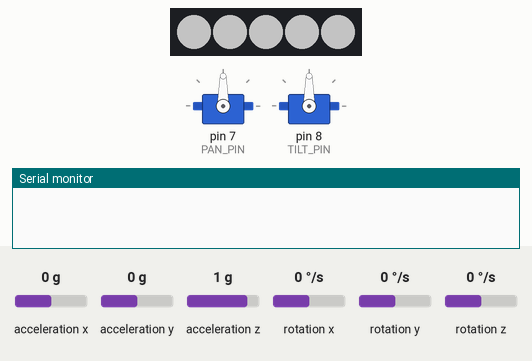
This sketch was run on a simulated Arduino Uno, built with avr-gcc and run on an emulated ATmega328P. Shown: 5 RGB LEDs in strip order, left to right, 2 × servo, the last lines printed to the serial monitor. Wiring (inferred from the names in the program): MPU-9250 motion sensor at I2C address 0x68. Inputs (shaded band) come from the test bench; at power-on: acceleration x 0 g, acceleration y 0 g, acceleration z 1 g, rotation x 0 °/s, rotation y 0 °/s, rotation z 0 °/s. Dim RGB values are drawn brighter than linear.

Above: at 0.1 s.
At 3.3 s:
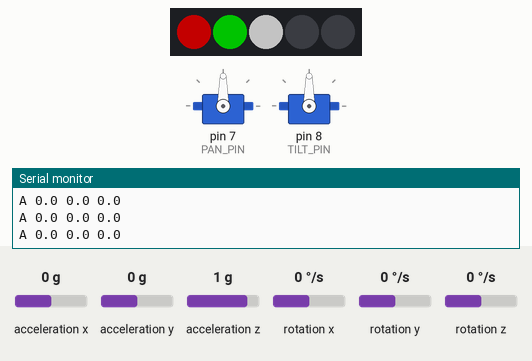
Timing chart, 0 to 40.0 s (numbered marks = the images above):
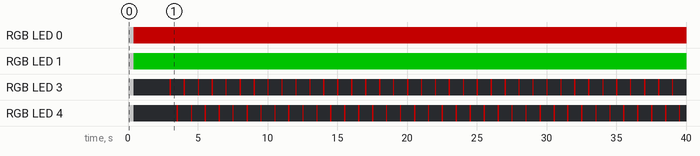

The sketch:

plane_lights_imu.ino
```cpp
// Model plane: MPU-6500 attitude + intent lights + auto-avoid servos. Arduino Uno R3.
//
// What it does
//   1. Reads the MPU-6500 (accelerometer + gyroscope) and sends roll, pitch and yaw to the laptop.
//   2. Drives the wingtip, tail and beacon lights. Normally they are standard position lights
//      (red left, green right, white tail). When an escape is active, they show other pilots where
//      THIS plane is about to go.
//   3. If the pilot does not act in time, the laptop engages AUTO-AVOID and two servos visibly steer
//      the model (pan = turn, tilt = climb or descend), the way an autopilot would fly the escape.
//
// Serial, 115200 baud
//   sends     A <roll> <pitch> <yaw>            degrees, 50 times a second
//   receives  N                                 normal position lights, servos centered
//             E <turn> <vert> <hz> <auto>       escape intent. turn = L, R or S (straight)
//                                               vert = C (climb), D (descend) or H (hold altitude)
//                                               hz = flashes per second, 1 to 8 (faster = more urgent)
//                                               auto = 1 when auto-avoid is flying, else 0
//             S B   or   S C                    light style: B = blinker (default), C = color change
//             Z                                 zero roll and pitch (hold the plane level and still)
//   No command for 3 seconds: back to normal lights and centered servos (fail safe).
//
// Light styles
//   B (blinker, recommended): red and green stay red and green (pilots use them to tell which way a
//     plane is facing). The wingtip on the side we will turn toward also flashes AMBER, like a car's
//     turn signal. The top light flashes white for a climb, the belly light for a descent.
//   C (color change): the wingtip on the turn side changes color and flashes (red -> orange on the
//     left, green -> blue on the right). Top and belly lights as above.
//
// Wiring
//   MPU-6500: VCC -> 5V (or 3.3V if your board has no regulator), GND -> GND, SDA -> A4, SCL -> A5
//   NeoPixels (WS2812B), one chain on pin 6 in this order: 0 left wingtip, 1 right wingtip, 2 tail,
//     3 top beacon, 4 belly beacon. 5V and GND to the strip; a 330 ohm resistor in the data line helps.
//   Plain LEDs instead? Set USE_NEOPIXEL to 0: left red D9, right green D10, tail white D11,
//     top D5, belly D3, each through a 220 ohm resistor to GND. Plain LEDs flash but cannot change color.
//   Servos (SG90): pan signal D7, tilt signal D8. Power the servos from a separate 5V source
//     (4 x AA pack or a USB power bank) and connect its GND to the Arduino GND. Servos on the Uno's
//     5V pin can brown out the board.
//
// Library (only for NeoPixels): Arduino IDE > Tools > Manage Libraries > "Adafruit NeoPixel".

#define USE_NEOPIXEL 1
#define NUM_PIXELS 5          // 3 works too (no top/belly): then the tail shows climb (white) or descend (amber)
#define NEO_PIN 6
#define BRIGHTNESS 90         // 0 to 255. Keep it moderate when powered from USB.

#define USE_SERVOS 1
#define PAN_PIN 7
#define TILT_PIN 8
#define PAN_THROW 30          // degrees of pan for a turn
#define TILT_THROW 25         // degrees of tilt for a climb or descent
#define PAN_SIGN 1            // flip to -1 if the model turns the wrong way
#define TILT_SIGN 1           // flip to -1 if the nose goes down for a climb

// Flip a sign here if a reading goes the wrong way for how you mounted the sensor.
#define ROLL_SIGN 1
#define PITCH_SIGN 1
#define YAW_SIGN 1

#include <Wire.h>
#if USE_NEOPIXEL
#include <Adafruit_NeoPixel.h>
Adafruit_NeoPixel px(NUM_PIXELS, NEO_PIN, NEO_GRB + NEO_KHZ800);
#endif
#if USE_SERVOS
#include <Servo.h>
Servo panServo, tiltServo;
#endif

const uint8_t MPU_ADDR = 0x68;   // 0x69 if AD0 is tied high
const int PIN_LEFT = 9, PIN_RIGHT = 10, PIN_TAIL = 11, PIN_TOP = 5, PIN_BELLY = 3;

// attitude state
float roll = 0, pitch = 0, yaw = 0;
float rollZero = 0, pitchZero = 0;
float gxBias = 0, gyBias = 0, gzBias = 0;
unsigned long lastImuUs = 0, lastSendMs = 0, lastServoMs = 0;
bool imuOk = false;

// light and servo state
char mode = 'N';                 // N normal, E escape
char turnDir = 'S', vertDir = 'H';
int flashHz = 3;
bool autoAvoid = false;
char style = 'B';
unsigned long lastCmdMs = 0;
float panPos = 90, tiltPos = 90;
char line[32];
uint8_t lineLen = 0;

// ---------------------------------------------------------------- MPU-6500 (raw registers, no library)
void mpuWrite(uint8_t reg, uint8_t val) {
  Wire.beginTransmission(MPU_ADDR);
  Wire.write(reg);
  Wire.write(val);
  Wire.endTransmission();
}

bool mpuRead(uint8_t reg, uint8_t *buf, uint8_t n) {
  Wire.beginTransmission(MPU_ADDR);
  Wire.write(reg);
  if (Wire.endTransmission(false) != 0) return false;
  if (Wire.requestFrom((int)MPU_ADDR, (int)n) != n) return false;
  for (uint8_t i = 0; i < n; i++) buf[i] = Wire.read();
  return true;
}

bool readRaw(float &ax, float &ay, float &az, float &gx, float &gy, float &gz) {
  uint8_t b[14];
  if (!mpuRead(0x3B, b, 14)) return false;
  int16_t rax = (int16_t)((b[0] << 8) | b[1]), ray = (int16_t)((b[2] << 8) | b[3]), raz = (int16_t)((b[4] << 8) | b[5]);
  int16_t rgx = (int16_t)((b[8] << 8) | b[9]), rgy = (int16_t)((b[10] << 8) | b[11]), rgz = (int16_t)((b[12] << 8) | b[13]);
  ax = rax / 16384.0; ay = ray / 16384.0; az = raz / 16384.0;   // +-2 g
  gx = rgx / 65.5; gy = rgy / 65.5; gz = rgz / 65.5;             // +-500 deg/s
  return true;
}

void setupImu() {
  uint8_t who = 0;
  mpuWrite(0x6B, 0x80);            // reset
  delay(100);
  mpuWrite(0x6B, 0x01);            // wake up, best clock
  delay(50);
  mpuRead(0x75, &who, 1);
  imuOk = (who == 0x70 || who == 0x68 || who == 0x71 || who == 0x73 || who == 0x74);
  mpuWrite(0x1A, 0x03);            // gyro low-pass about 41 Hz
  mpuWrite(0x1B, 0x08);            // gyro +-500 deg/s
  mpuWrite(0x1C, 0x00);            // accel +-2 g
  if (who != 0x68) mpuWrite(0x1D, 0x03);   // accel low-pass (MPU-6500 family only)
  Serial.print("WHO_AM_I 0x");
  Serial.println(who, HEX);
  if (!imuOk) { Serial.println("IMU NOT FOUND: check SDA A4, SCL A5, power"); return; }

  // gyro bias: keep the plane still for 2 seconds after power-up
  Serial.println("CALIBRATING keep still");
  float sx = 0, sy = 0, sz = 0, ax, ay, az, gx, gy, gz;
  int n = 0;
  for (int i = 0; i < 400; i++) {
    if (readRaw(ax, ay, az, gx, gy, gz)) { sx += gx; sy += gy; sz += gz; n++; }
    delay(5);
  }
  if (n > 0) { gxBias = sx / n; gyBias = sy / n; gzBias = sz / n; }
  if (readRaw(ax, ay, az, gx, gy, gz)) {
    roll = atan2(ay, az) * 57.2958;
    pitch = atan2(-ax, sqrt(ay * ay + az * az)) * 57.2958;
  }
  Serial.println("CAL DONE");
  lastImuUs = micros();
}

void updateImu() {
  if (!imuOk) return;
  float ax, ay, az, gx, gy, gz;
  if (!readRaw(ax, ay, az, gx, gy, gz)) return;
  unsigned long now = micros();
  float dt = (now - lastImuUs) / 1e6;
  lastImuUs = now;
  if (dt <= 0 || dt > 0.1) return;
  gx -= gxBias; gy -= gyBias; gz -= gzBias;
  float rollAcc = atan2(ay, az) * 57.2958;
  float pitchAcc = atan2(-ax, sqrt(ay * ay + az * az)) * 57.2958;
  // complementary filter: gyro for fast motion, accelerometer to stop drift (roll and pitch only)
  roll = 0.98 * (roll + gx * dt) + 0.02 * rollAcc;
  pitch = 0.98 * (pitch + gy * dt) + 0.02 * pitchAcc;
  yaw += gz * dt;   // no magnetometer, so yaw slowly drifts; the overhead camera provides heading
  if (yaw > 180) yaw -= 360;
  if (yaw < -180) yaw += 360;
}

// ---------------------------------------------------------------- lights
uint32_t rgb(uint8_t r, uint8_t g, uint8_t b) {
#if USE_NEOPIXEL
  return px.Color(r, g, b);
#else
  return ((uint32_t)r << 16) | ((uint32_t)g << 8) | b;
#endif
}

const uint32_t OFF = 0;
#define RED rgb(255, 0, 0)
#define GREEN rgb(0, 255, 0)
#define WHITE rgb(255, 255, 255)
#define AMBER rgb(255, 110, 0)
#define ORANGE rgb(255, 70, 0)
#define BLUE rgb(0, 70, 255)

void showLights(uint32_t left, uint32_t right, uint32_t tail, uint32_t top, uint32_t belly) {
#if USE_NEOPIXEL
  px.setPixelColor(0, left);
  px.setPixelColor(1, right);
  px.setPixelColor(2, tail);
  if (NUM_PIXELS >= 5) { px.setPixelColor(3, top); px.setPixelColor(4, belly); }
  px.show();
#else
  // plain LEDs: on/off only (digitalWrite keeps pins 9 and 10 free of PWM, which the Servo library uses)
  digitalWrite(PIN_LEFT, left ? HIGH : LOW);
  digitalWrite(PIN_RIGHT, right ? HIGH : LOW);
  digitalWrite(PIN_TAIL, tail ? HIGH : LOW);
  digitalWrite(PIN_TOP, top ? HIGH : LOW);
  digitalWrite(PIN_BELLY, belly ? HIGH : LOW);
#endif
}

void updateLights() {
  unsigned long now = millis();
  if (mode == 'E' && now - lastCmdMs > 3000) { mode = 'N'; autoAvoid = false; }   // fail safe
  uint32_t left = RED, right = GREEN, tail = WHITE, top = OFF, belly = OFF;
  bool beacon = (now % 1000) < 90;                              // anti-collision beacon, one short flash a second
  if (mode == 'N') {
    top = beacon ? RED : OFF;
    belly = ((now + 500) % 1000) < 90 ? RED : OFF;
  } else {
    unsigned long period = 1000UL / (unsigned long)constrain(flashHz, 1, 8);
    bool on = (now % period) < period / 2;
    if (style == 'B') {
      if (turnDir == 'L') left = on ? AMBER : RED;
      if (turnDir == 'R') right = on ? AMBER : GREEN;
    } else {
      if (turnDir == 'L') left = on ? ORANGE : OFF;
      if (turnDir == 'R') right = on ? BLUE : OFF;
    }
    if (NUM_PIXELS >= 5) {
      if (vertDir == 'C') top = on ? WHITE : OFF;
      if (vertDir == 'D') belly = on ? WHITE : OFF;
    } else {
      if (vertDir == 'C') tail = on ? WHITE : OFF;
      if (vertDir == 'D') tail = on ? AMBER : OFF;
    }
#if !USE_NEOPIXEL
    if (turnDir == 'L') left = on ? RED : OFF;     // plain LEDs: the turn side simply flashes
    if (turnDir == 'R') right = on ? GREEN : OFF;
#endif
  }
  showLights(left, right, tail, top, belly);
}

// ---------------------------------------------------------------- auto-avoid servos
void updateServos() {
#if USE_SERVOS
  unsigned long now = millis();
  float dt = (now - lastServoMs) / 1000.0;
  lastServoMs = now;
  float panTarget = 90, tiltTarget = 90;
  if (mode == 'E' && autoAvoid) {
    if (turnDir == 'R') panTarget = 90 + PAN_SIGN * PAN_THROW;
    if (turnDir == 'L') panTarget = 90 - PAN_SIGN * PAN_THROW;
    if (vertDir == 'C') tiltTarget = 90 - TILT_SIGN * TILT_THROW;
    if (vertDir == 'D') tiltTarget = 90 + TILT_SIGN * TILT_THROW;
  }
  float step = 120.0 * dt;           // move at most 120 degrees per second, like a real autopilot servo
  panPos += constrain(panTarget - panPos, -step, step);
  tiltPos += constrain(tiltTarget - tiltPos, -step, step);
  panServo.write((int)panPos);
  tiltServo.write((int)tiltPos);
#endif
}

// ---------------------------------------------------------------- commands from the laptop
void handleLine(char *s) {
  if (s[0] == 'N') { mode = 'N'; autoAvoid = false; lastCmdMs = millis(); }
  else if (s[0] == 'E') {
    // format: E <turn> <vert> <hz> <auto>
    char t = 'S', v = 'H';
    int hz = 3, au = 0;
    char *p = s + 1;
    while (*p == ' ') p++;
    if (*p) t = *p++;
    while (*p == ' ') p++;
    if (*p) v = *p++;
    while (*p == ' ') p++;
    if (*p) { hz = atoi(p); while (*p && *p != ' ') p++; }
    while (*p == ' ') p++;
    if (*p) au = atoi(p);
    if (t == 'L' || t == 'R' || t == 'S') turnDir = t;
    if (v == 'C' || v == 'D' || v == 'H') vertDir = v;
    flashHz = constrain(hz, 1, 8);
    autoAvoid = (au == 1);
    mode = 'E';
    lastCmdMs = millis();
  }
  else if (s[0] == 'S') { char c = s[2]; if (c == 'B' || c == 'C') style = c; }
  else if (s[0] == 'Z') { rollZero = roll; pitchZero = pitch; yaw = 0; Serial.println("ZEROED"); }
}

void readCommands() {
  while (Serial.available() > 0) {
    char c = Serial.read();
    if (c == '\n' || c == '\r') {
      if (lineLen > 0) { line[lineLen] = 0; handleLine(line); lineLen = 0; }
    } else if (lineLen < sizeof(line) - 1) {
      line[lineLen++] = c;
    }
  }
}

// ---------------------------------------------------------------- main
void setup() {
  Serial.begin(115200);
  Wire.begin();
  Wire.setClock(400000);
#if USE_NEOPIXEL
  px.begin();
  px.setBrightness(BRIGHTNESS);
#else
  pinMode(PIN_LEFT, OUTPUT); pinMode(PIN_RIGHT, OUTPUT); pinMode(PIN_TAIL, OUTPUT);
  pinMode(PIN_TOP, OUTPUT); pinMode(PIN_BELLY, OUTPUT);
#endif
#if USE_SERVOS
  panServo.attach(PAN_PIN);
  tiltServo.attach(TILT_PIN);
  panServo.write(90);
  tiltServo.write(90);
#endif
  showLights(WHITE, WHITE, WHITE, WHITE, WHITE);   // lamp test
  delay(400);
  showLights(RED, GREEN, WHITE, OFF, OFF);
  setupImu();
  lastServoMs = millis();
  Serial.println("READY");
}

void loop() {
  readCommands();
  updateImu();
  unsigned long now = millis();
  if (now - lastSendMs >= 20) {        // 50 Hz to the laptop
    lastSendMs = now;
    Serial.print("A ");
    Serial.print(ROLL_SIGN * (roll - rollZero), 1);
    Serial.print(' ');
    Serial.print(PITCH_SIGN * (pitch - pitchZero), 1);
    Serial.print(' ');
    Serial.println(YAW_SIGN * yaw, 1);
    updateLights();
    updateServos();
  }
}
```

Measured:
- by itself, RGB LED 3: off → RGB(90, 90, 90) at 0.00 s, → off 0.40 s later, → RGB(90, 0, 0) 2.6 s later, → off 0.10 s later, … (76 changes in this stretch)
- by itself, RGB LED 4: off → RGB(90, 90, 90) at 0.00 s, → off 0.40 s later, → RGB(90, 0, 0) 3.1 s later, → off 0.10 s later, … (76 changes in this stretch)
- by itself, everything shown: repeats every 1.0 s, in 4 steps
- what the display in image 1 shows lasts 0.4 s, from 3.1 s to 3.5 s
